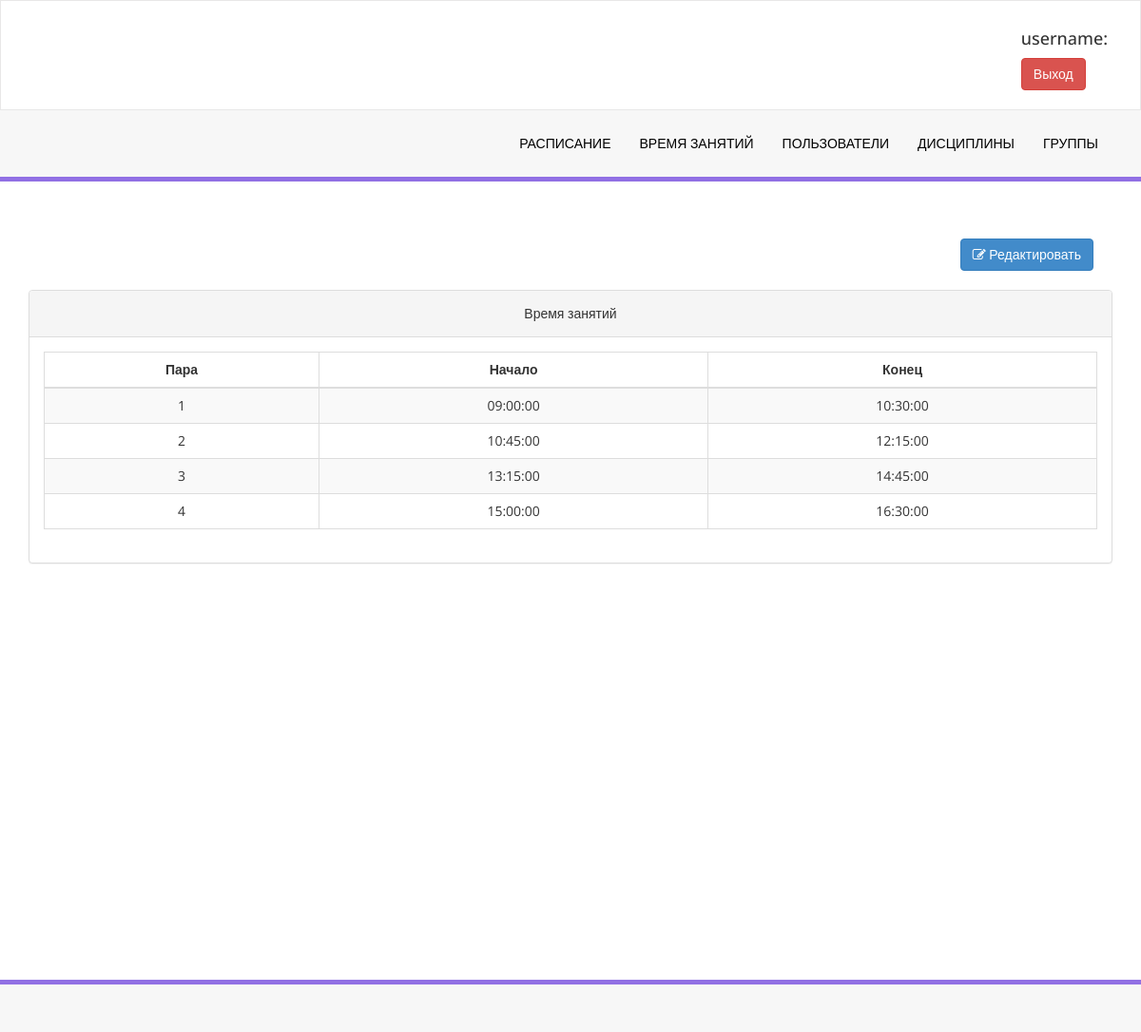
The page /time/list/ on the database its author committed.
### meeting/models.py (models this page shows, shortened)
class LessonTime(models.Model):
    number = models.IntegerField(validators=[MaxValueValidator(10), MinValueValidator(1)], unique=True)
    start = models.TimeField()
    end = models.TimeField()

### meeting/views.py (the view)
# urls.py: path('time/list/', views.LessonsTimeView.as_view(), name='time'),
class LessonsTimeView(generic.ListView):
    template_name = 'lessons_time.html'
    model = LessonTime
    ordering = "number"

### templates/lessons_time.html (shortened to what this page needs)
{% extends 'base.html' %}
{% block content %}
    <div class="row">
    <div class="col-md-12">
        <div class="right-div">
        <a class="btn btn-primary" href="{% url 'meeting:time_update' %}"> <i class="fa fa-edit "></i> Редактировать</a>
            </div>
    </div>
    <div class="col-md-12">
                    <div class="panel panel-default">
                        <div class="panel-heading text-center">
                            Время занятий
                        </div>
                        <div class="panel-body">
                            <div class="table-responsive">
                                <table class="table table-striped table-bordered table-hover">
                                    <thead>
                                        <tr>
                                            <th>Пара</th>
                                            <th>Начало</th>
                                            <th>Конец</th>
                                        </tr>
                                    </thead>
                                    <tbody>
                                    {% for time in lessontime_list %}
                                        <tr>
                                            <td>{{ time.number }}</td>
                                            <td>{{ time.start.isoformat }}</td>
                                            <td>{{ time.end.isoformat }}</td>
                                        </tr>
                                        {% endfor %}
                                    </tbody>
                                </table>
                            </div>
                        </div>
                    </div>
                </div>
    </div>
{% endblock %}

### static/css/style.css (style rules this page uses)
.right-div { float: right; padding: 20px; }

### templates/lessons_time.html (style rules this page uses)
th, td { text-align: center; }

### rows shown on the page
LessonTime: number "1", start "09:00:00", end "10:30:00"
LessonTime: number "2", start "10:45:00", end "12:15:00"
LessonTime: number "3", start "13:15:00", end "14:45:00"
LessonTime: number "4", start "15:00:00", end "16:30:00"
